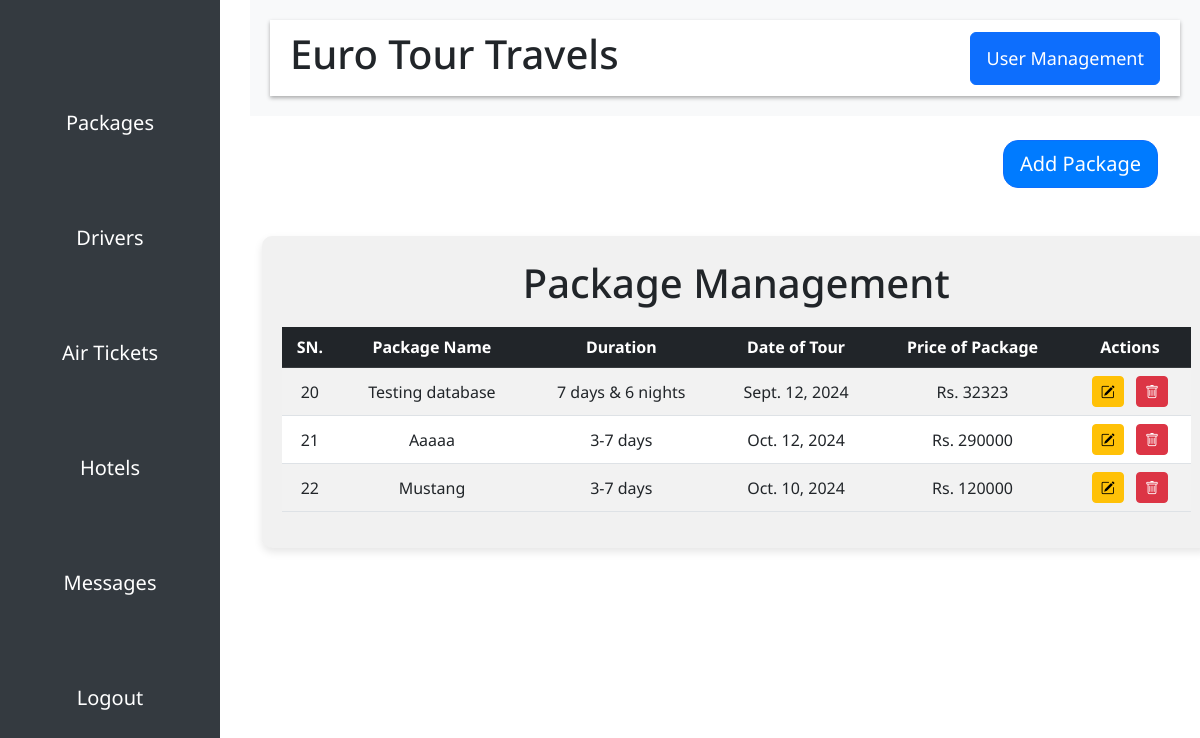
The page /package/ (signed in) on the database its author committed.
### core/models.py (models this page shows, shortened)
class Package(models.Model):
    packageId = models.AutoField(primary_key=True)
    packagename = models.CharField(max_length=255, verbose_name="Package Name", null=True, blank=False, default="Blank")
    duration = models.CharField(max_length=200, verbose_name="Duration", null=True, blank=False, default="Blank")
    dateoftour = models.DateField(verbose_name="Date of Tour", null=True, blank=False)
    price = models.IntegerField(verbose_name="Price of Package", null=True, blank=False)
    packagedescription = models.CharField(max_length=10000, verbose_name="Package Description", null=True, blank=False, default="Blank")
    image = models.ImageField(upload_to="packages/images", verbose_name="Images", null=True, blank=False, default='')

### core/views.py (the view)
# urls.py: path("package/", package, name="package"),
@login_required
@user_passes_test(user_has_package_management_role)
def package(request):
    packages = Package.objects.all()
    context = {
        'packages' : packages
    }
    return render(request, 'admin/package.html', context=context)

### core/views.py (called while the page is built)
def user_has_package_management_role(user):
    return user.is_superuser or (hasattr(user, 'profile') and user.profile.package_management)

### templates/admin/package.html (shortened to what this page needs)
{% extends 'admin/adminbase.html' %}
{% load static %}
{% block body %}
  <div class="container mt-4">
    <div class="add-package-btn text-end mt-4 mb-5">
      <a class="btn btn-primary btn-lg" href="{% url 'add-package' %}">Add Package</a>
    </div>
    <div class="package-table">
      <h1 class="text-center" style="position: relative; bottom: 12px;">Package Management</h1>
      <table class="table table-striped table-hover">
        <thead class="table-dark">
          <tr>
            <th>SN.</th>
            <th>Package Name</th>
            <th>Duration</th>
            <th>Date of Tour</th>
            <th>Price of Package</th>
            <th>Actions</th>
          </tr>
        </thead>
        <tbody>
          {% for i in packages %}
            <tr>
              <td>{{ i.packageId }}</td>
              <td>{{ i.packagename }}</td>
              <td>{{ i.duration }}</td>
              <td>{{ i.dateoftour }}</td>
              <td>Rs. {{ i.price }}</td>
              <td>
                <a href="{% url 'update-package' i.packageId %}" class="btn btn-warning btn-sm me-2"><i class="bi bi-pencil-square"></i></a>
                <a href="{% url 'delete-package' i.packageId %}" class="btn btn-danger btn-sm"
                onclick="return confirm('Are you sure you want to delete this user?');"><i class="bi bi-trash"></i></a>
              </td>
            </tr>
          {% endfor %}
        </tbody>
      </table>
    </div>
  </div>
{% endblock %}

### static/css/admincss/style.css (style rules this page uses)
.add-package-btn .btn { background-color: #007bff; border-radius: 15px; transition: all 0.3s ease; }
.package-table { background-color: #f1f1f1; padding: 20px; padding-top: 35px; border-radius: 10px; box-shadow: 0 4px 8px rgba(0, 0, 0, 0.1); margin-top: 20px; margin-left: 50px; width: 85%; position: relative; left: 170px; }
.table { width: 100%; background-color: white; }
.table th, .table td { padding: 15px; text-align: center; vertical-align: middle; }
.table-dark { background-color: #343a40; color: white; }
.btn-sm { padding: 5px 10px; font-size: 12px; border-radius: 5px; }

### templates/admin/adminbase.html (style rules this page uses)
body { font-family: 'Noto Sans', sans-serif; overflow-y: scroll; overflow-x: hidden; }

### rows shown on the page
Package: packageId "20", packagename "Testing database", duration "7 days & 6 nights", dateoftour "Sept. 12, 2024", price "32323"
Package: packageId "21", packagename "Aaaaa", duration "3-7 days", dateoftour "Oct. 12, 2024", price "290000"
Package: packageId "22", packagename "Mustang", duration "3-7 days", dateoftour "Oct. 10, 2024", price "120000"
